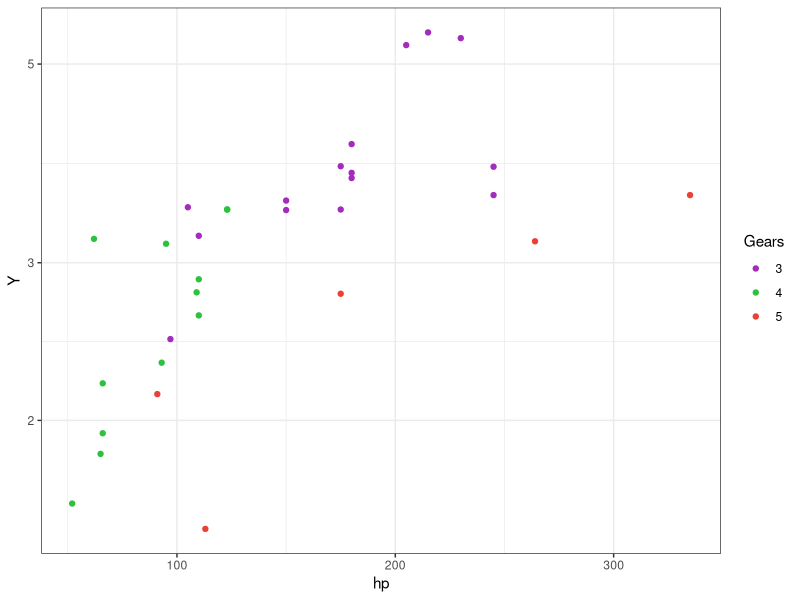

Recreate this plot in R.
library(tidyverse)

ggplot(mtcars)+
  geom_point(aes(x=hp,y=wt, color = as.factor(gear)))+
               scale_color_manual(
                 values = c("#a42bbd","#2dc23e","#eb4034"),
                 name = "Gears"
                 )+
  labs(c = "X",y = "Y")+
  theme_bw() +
  scale_y_log10()

